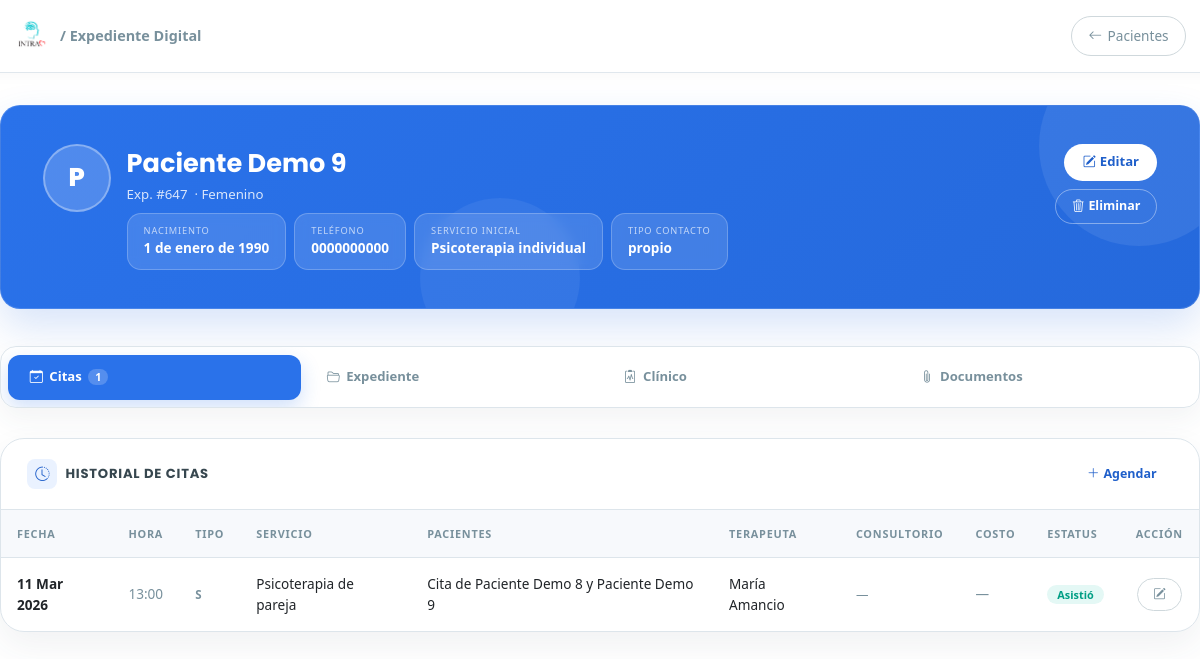
The app's page /pacientes/647/ with its own data.
### clinica/models.py (models this page shows, shortened)
class Paciente(models.Model):
    TIPO_CONTACTO_CHOICES = [
        ('propio', 'Propio'),
        ('madre', 'Madre'),
        ('padre', 'Padre'),
        ('pareja', 'Pareja'),
        ('otro', 'Otro'),
    ]
    SEXO_CHOICES = [
        ('Femenino', 'Femenino'),
        ('Masculino', 'Masculino'),
    ]
    usuario = models.OneToOneField(User, on_delete=models.SET_NULL, null=True, blank=True, related_name='perfil_paciente')
    nombre = models.CharField(max_length=200, verbose_name="Nombre Completo")
    fecha_nacimiento = models.DateField(verbose_name="Fecha de Nacimiento")
    nombre_normalizado = models.CharField(max_length=200, blank=True, editable=False)
    sexo = models.CharField(
        max_length=20,
        choices=SEXO_CHOICES,
        default='Femenino',
        verbose_name="Sexo"
    )
    telefono = models.CharField(max_length=20, verbose_name="Teléfono (WhatsApp)")
    identidad_contacto = models.CharField(max_length=20, choices=TIPO_CONTACTO_CHOICES, default='propio')
    servicio_inicial = models.ForeignKey('Servicio', on_delete=models.SET_NULL, null=True, verbose_name="Servicio Inicial")
    consentimiento_firmado = models.FileField(upload_to='documentos/', blank=True, null=True)
    estudio_socioeconomico = models.FileField(upload_to='documentos/', blank=True, null=True)
    apertura_expediente = models.FileField(upload_to='documentos/', blank=True, null=True)
    resumen_clinico = models.TextField(blank=True, null=True)
    pacientes_relacionados = models.ManyToManyField('self', blank=True, symmetrical=True)
    enlace_resultados = models.URLField(blank=True, null=True)
    fecha_registro = models.DateTimeField(auto_now_add=True)
    class Meta:
        verbose_name = "Paciente"
        verbose_name_plural = "Pacientes"

class Servicio(models.Model):
    nombre = models.CharField(max_length=100)
    def __str__(self):
        return self.nombre

class Cita(models.Model):
    ESTATUS_CONFIRMADA = 'confirmada'
    ESTATUS_SIN_CONFIRMAR = 'sin_confirmar'
    ESTATUS_REAGENDO = 'reagendo'
    ESTATUS_CANCELO = 'cancelo'
    ESTATUS_SI_ASISTIO = 'si_asistio'
    ESTATUS_NO_ASISTIO = 'no_asistio'
    ESTATUS_INCIDENCIA = 'incidencia'
    ESTATUS_CHOICES = [
        (ESTATUS_CONFIRMADA, 'Confirmada'),
        (ESTATUS_SIN_CONFIRMAR, 'Sin confirmar'),
        (ESTATUS_REAGENDO, 'Reagendo'),
        (ESTATUS_CANCELO, 'Cancelo'),
        (ESTATUS_SI_ASISTIO, 'Si asistio'),
        (ESTATUS_NO_ASISTIO, 'No asistio'),
        (ESTATUS_INCIDENCIA, 'Incidencia'),
    ]
    ESTATUS_ACTIVOS = (
        ESTATUS_CONFIRMADA,
        ESTATUS_SIN_CONFIRMAR,
        ESTATUS_REAGENDO,
        ESTATUS_INCIDENCIA,
    )
    TIPO_NUEVO = 'N'
    TIPO_REFERIDO = 'R'
    TIPO_SEGUIMIENTO = 'S'
    TIPO_PACIENTE_CHOICES = [
        (TIPO_NUEVO, 'Nuevo'),
        (TIPO_REFERIDO, 'Referido'),
        (TIPO_SEGUIMIENTO, 'Seguimiento'),
    ]
    PAGO_CHOICES = [
        ('Terminal', 'Terminal'),
        ('Transferencia', 'Transferencia'),
        ('Efectivo', 'Efectivo'),
        ('Pase', 'Pase'),
    ]
    paciente = models.ForeignKey(Paciente, on_delete=models.CASCADE, related_name='citas')
    pacientes_adicionales = models.ManyToManyField(
        Paciente,
        blank=True,
        related_name='citas_como_adicional',
    )
    fecha = models.DateField()
    hora = models.TimeField()
    tipo_paciente = models.CharField(
        max_length=1,
        choices=TIPO_PACIENTE_CHOICES,
        default=TIPO_SEGUIMIENTO,
    )
    division = models.ForeignKey(Division, on_delete=models.SET_NULL, null=True)
    consultorio = models.ForeignKey(Consultorio, on_delete=models.SET_NULL, null=True)
    servicio = models.ForeignKey(Servicio, on_delete=models.SET_NULL, null=True)
    terapeuta = models.ForeignKey(Terapeuta, on_delete=models.SET_NULL, null=True)
    costo = models.DecimalField(max_digits=10, decimal_places=2, null=True, blank=True)
    metodo_pago = models.CharField(
        max_length=50,
        choices=PAGO_CHOICES,
        null=True,
        blank=True,
    )
    estatus = models.CharField(
        max_length=20,
        choices=ESTATUS_CHOICES,
        default=ESTATUS_SIN_CONFIRMAR,
    )
    folio_fiscal = models.CharField(max_length=100, blank=True, null=True)
    notas = models.TextField(blank=True, null=True)
    def pacientes_display_natural(self):
        nombres = [self.paciente.nombre] if self.paciente_id else []
        nombres.extend(list(self.pacientes_adicionales.values_list('nombre', flat=True)))
        if not nombres:
            return ""
        if len(nombres) == 1:
            return nombres[0]
        if len(nombres) == 2:
            return f"{nombres[0]} y {nombres[1]}"
        return f"{', '.join(nombres[:-1])} y {nombres[-1]}"
    def titulo_cita(self):
        pacientes = self.pacientes_display_natural()
        return f"Cita de {pacientes}" if pacientes else "Cita"
    class Meta:
        verbose_name = "Cita"
        verbose_name_plural = "Citas"
        ordering = ['-fecha', '-hora']

class Terapeuta(models.Model):
    usuario = models.OneToOneField(User, on_delete=models.SET_NULL, null=True, blank=True, related_name='perfil_terapeuta')
    nombre = models.CharField(max_length=100)
    activo = models.BooleanField(default=True)
    def __str__(self):
        return self.nombre

### clinica/views.py (the view)
# urls.py: path('pacientes/<int:paciente_id>/', clinica_views.detalle_paciente, name='detalle_paciente'),
def detalle_paciente(request, paciente_id):
    paciente = get_object_or_404(Paciente, id=paciente_id)
    historial = Cita.objects.filter(
        Q(paciente=paciente) | Q(pacientes_adicionales=paciente)
    ).distinct().order_by('-fecha', '-hora')
    terapeutas_previos = set(cita.terapeuta for cita in historial if cita.terapeuta)
    notas_historial = NotaTerapeutaPaciente.objects.filter(
        paciente=paciente
    ).select_related('terapeuta').order_by('-creado_en')
    documentos_historial = DocumentoPaciente.objects.filter(
        paciente=paciente
    ).select_related('terapeuta', 'subido_por').order_by('-creado_en')
    reportes_historial = ReporteSesion.objects.filter(
        paciente=paciente
    ).select_related('terapeuta').order_by('-fecha', '-creado_en')
    apertura = getattr(paciente, 'apertura_expediente_obj', None)
    context = {
        'paciente': paciente,
        'historial': historial,
        'terapeutas_previos': terapeutas_previos,
        'notas_historial': notas_historial,
        'documentos_historial': documentos_historial,
        'reportes_historial': reportes_historial,
        'apertura': apertura,
    }
    return render(request, 'clinica/detalle_paciente.html', context)

### clinica/templates/clinica/detalle_paciente.html (shortened to what this page needs)
{% load static %}
<!DOCTYPE html>
<html lang="es">
<head>
  <link href="https://cdn.jsdelivr.net/npm/bootstrap@5.3.0/dist/css/bootstrap.min.css" rel="stylesheet">
  <link rel="stylesheet" href="https://cdn.jsdelivr.net/npm/bootstrap-icons@1.11.3/font/bootstrap-icons.css">
</head>
<body>
<nav class="top-nav">
  <a href="{% url 'home' %}" class="top-nav-brand">
    <img src="{% static 'clinica/images/logo.png' %}" alt="INTRA">
    <span>/ Expediente Digital</span>
  </a>
  <a href="{% url 'lista_pacientes' %}" class="btn-nav-back">
    <i class="bi bi-arrow-left"></i>Pacientes
  </a>
</nav>
<div class="page">
  <div class="hero">
    <div class="d-flex align-items-start gap-3 position-relative" style="z-index:1;">
      <div class="hero-avatar">{{ paciente.nombre|slice:":1" }}</div>
      <div style="flex:1;min-width:0;">
        <div class="hero-name">{{ paciente.nombre }}</div>
        <div class="hero-sub">
          Exp. #{{ paciente.id }}
          {% if paciente.sexo %}&nbsp;·&nbsp;{{ paciente.sexo }}{% endif %}
        </div>
        <div class="d-flex flex-wrap gap-2 mt-2">
          <div class="stat-pill">
            <div class="sp-lbl">Nacimiento</div>
            <div class="sp-val">{{ paciente.fecha_nacimiento }}</div>
          </div>
          <div class="stat-pill">
            <div class="sp-lbl">Teléfono</div>
            <div class="sp-val">{{ paciente.telefono }}</div>
          </div>
          {% if paciente.servicio_inicial %}
          <div class="stat-pill">
            <div class="sp-lbl">Servicio inicial</div>
            <div class="sp-val">{{ paciente.servicio_inicial }}</div>
          </div>
          {% endif %}
          {% if paciente.identidad_contacto %}
          <div class="stat-pill">
            <div class="sp-lbl">Tipo contacto</div>
            <div class="sp-val">{{ paciente.identidad_contacto }}</div>
          </div>
          {% endif %}
        </div>
      </div>
      <div class="hero-actions flex-shrink-0">
        <a href="{% url 'editar_paciente' paciente.id %}" class="btn-hero-primary">
          <i class="bi bi-pencil-square me-1"></i>Editar
        </a>
        <button class="btn-hero-danger" data-bs-toggle="modal" data-bs-target="#modalEliminar">
          <i class="bi bi-trash3 me-1"></i>Eliminar
        </button>
      </div>
    </div>
  </div>
  <div class="tab-nav" role="tablist">
    <button class="active" onclick="switchTab('citas',this)" role="tab">
      <i class="bi bi-calendar-check"></i>Citas
      <span class="tab-badge">{{ historial|length }}</span>
    </button>
    <button onclick="switchTab('expediente',this)" role="tab">
      <i class="bi bi-folder2-open"></i>Expediente
    </button>
    <button onclick="switchTab('clinico',this)" role="tab">
      <i class="bi bi-clipboard2-pulse"></i>Clínico
    </button>
    <button onclick="switchTab('documentos',this)" role="tab">
      <i class="bi bi-paperclip"></i>Documentos
    </button>
  </div>
  <div id="tab-citas" class="tab-panel active">
    <div class="xcard">
      <div class="xcard-hd">
        <div class="d-flex align-items-center gap-2">
          <div class="xcard-icon"><i class="bi bi-clock-history"></i></div>
          <span class="xcard-title">Historial de Citas</span>
        </div>
        <a href="{% url 'crear_cita' %}?paciente={{ paciente.id }}" class="btn-hero-primary" style="padding:.38rem 1rem;font-size:.78rem;">
          <i class="bi bi-plus-lg me-1"></i>Agendar
        </a>
      </div>
      <div class="table-responsive">
        <table class="citas-table">
          <thead>
            <tr>
              <th>Fecha</th>
              <th>Hora</th>
              <th>Tipo</th>
              <th>Servicio</th>
              <th>Pacientes</th>
              <th>Terapeuta</th>
              <th>Consultorio</th>
              <th>Costo</th>
              <th>Estatus</th>
              <th style="text-align:center;">Acción</th>
            </tr>
          </thead>
          <tbody>
            {% for cita in historial %}
            <tr>
              <td style="font-weight:600;">{{ cita.fecha|date:"d M Y" }}</td>
              <td style="color:var(--muted);">{{ cita.hora|time:"H:i" }}</td>
              <td><span style="font-size:.72rem;font-weight:700;color:var(--muted);">{{ cita.tipo_paciente|default:"—" }}</span></td>
              <td>{{ cita.servicio|default:"—" }}</td>
              <td>{{ cita.titulo_cita }}</td>
              <td>{{ cita.terapeuta|default:"—" }}</td>
              <td><span style="font-size:.78rem;color:var(--muted);">{{ cita.consultorio|default:"—" }}</span></td>
              <td>{% if cita.costo %}<span style="font-weight:600;">${{ cita.costo }}</span>{% else %}<span style="color:var(--muted);">—</span>{% endif %}</td>
              <td>
                {% if cita.estatus == 'confirmada' %}<span class="est est-confirmada">Confirmada</span>
                {% elif cita.estatus == 'sin_confirmar' %}<span class="est est-sin">Sin confirmar</span>
                {% elif cita.estatus == 'reagendo' %}<span class="est est-reagendo">Reagendó</span>
                {% elif cita.estatus == 'cancelo' %}<span class="est est-cancelo">Canceló</span>
                {% elif cita.estatus == 'si_asistio' %}<span class="est est-asistio">Asistió</span>
                {% elif cita.estatus == 'no_asistio' %}<span class="est est-no-asistio">No asistió</span>
                {% elif cita.estatus == 'incidencia' %}<span class="est est-incidencia">Incidencia</span>
                {% else %}<span class="est" style="background:#F2F4F8;color:var(--muted);">{{ cita.get_estatus_display }}</span>{% endif %}
              </td>
              <td style="text-align:center;">
                {% if cita.estatus != 'cancelo' and cita.estatus != 'no_asistio' %}
                <a href="{% url 'editar_cita' cita.id %}?next=paciente" class="btn-ghost" title="Editar cita">
                  <i class="bi bi-pencil-square"></i>
                </a>
                {% else %}
                <span style="color:var(--border);">—</span>
                {% endif %}
              </td>
            </tr>
            {% empty %}
            <tr><td colspan="10"><div class="empty"><i class="bi bi-calendar-x"></i>Sin citas registradas</div></td></tr>
            {% endfor %}
          </tbody>
        </table>
      </div>
    </div>
  </div>
</div>
</body>
</html>

### records on screen
Paciente: nombre "P", nombre "Paciente Demo 9", id "647", sexo "Femenino", fecha_nacimiento "1 de enero de 1990", telefono "0000000000", servicio_inicial "Psicoterapia individual", identidad_contacto "propio"
Cita: fecha "11 Mar 2026", hora "13:00", tipo_paciente "S", servicio "Psicoterapia de pareja", titulo_cita "Cita de Paciente Demo 8 y Paciente Demo 9", terapeuta "María Amancio", consultorio "—", estatus "Asistió"

### other values on screen
{{ historial|length }} "1"
